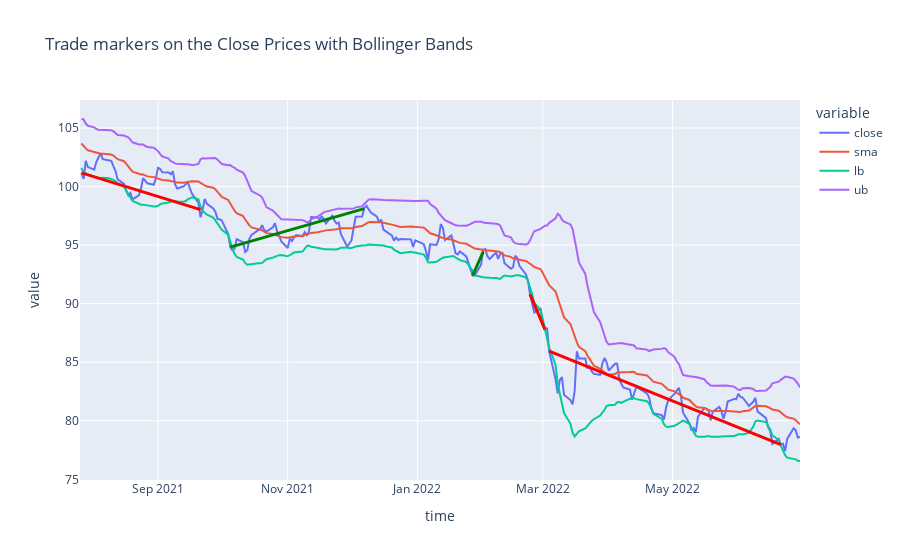

The cell this chart's notebook holds for it:
### Code cell
# Plot bollinger bands with the close price with the trades
fig = px.line(df, title= "Trade markers on the Close Prices with Bollinger Bands", x='time', y=['close', 'sma', 'lb', 'ub'])

# Adding trades to plots
for i, position in result.iterrows():
    if position.status == 'closed':
        fig.add_shape(type="line",
            x0=position.open_datetime, y0=position.open_price, x1=position.close_datetime, y1=position.close_price,
            line=dict(
                color="green" if position.profit >= 0 else "red",
                width=3)
            )
fig

### Figure 1 — Plotly figure (JSON) as saved in the notebook; plotly's stock layout.template omitted (floating-point values rounded to 4 significant figures; data arrays with more than 128 entries replaced by an {"elided": "..."} marker saying what was removed)
{"data": [{"hovertemplate": "variable=close<br>time=%{x}<br>value=%{y}<extra></extra>", "legendgroup": "close", "line": {"color": "#636efa", "dash": "solid"}, "marker": {"symbol": "circle"}, "mode": "lines", "name": "close", "orientation": "v", "showlegend": true, "type": "scatter", "x": {"elided": "235 str values"}, "xaxis": "x", "y": {"elided": "235 float values"}, "yaxis": "y"}, {"hovertemplate": "variable=sma<br>time=%{x}<br>value=%{y}<extra></extra>", "legendgroup": "sma", "line": {"color": "#EF553B", "dash": "solid"}, "marker": {"symbol": "circle"}, "mode": "lines", "name": "sma", "orientation": "v", "showlegend": true, "type": "scatter", "x": {"elided": "235 str values"}, "xaxis": "x", "y": {"elided": "235 float values"}, "yaxis": "y"}, {"hovertemplate": "variable=lb<br>time=%{x}<br>value=%{y}<extra></extra>", "legendgroup": "lb", "line": {"color": "#00cc96", "dash": "solid"}, "marker": {"symbol": "circle"}, "mode": "lines", "name": "lb", "orientation": "v", "showlegend": true, "type": "scatter", "x": {"elided": "235 str values"}, "xaxis": "x", "y": {"elided": "235 float values"}, "yaxis": "y"}, {"hovertemplate": "variable=ub<br>time=%{x}<br>value=%{y}<extra></extra>", "legendgroup": "ub", "line": {"color": "#ab63fa", "dash": "solid"}, "marker": {"symbol": "circle"}, "mode": "lines", "name": "ub", "orientation": "v", "showlegend": true, "type": "scatter", "x": {"elided": "235 str values"}, "xaxis": "x", "y": {"elided": "235 float values"}, "yaxis": "y"}], "layout": {"autosize": true, "legend": {"title": {"text": "variable"}, "tracegroupgap": 0}, "shapes": [{"line": {"color": "red", "width": 3}, "type": "line", "x0": "2021-07-27T00:00:00", "x1": "2021-09-21T00:00:00", "y0": 101.2, "y1": 98.04}, {"line": {"color": "green", "width": 3}, "type": "line", "x0": "2021-10-05T00:00:00", "x1": "2021-12-07T00:00:00", "y0": 94.83, "y1": 98.12}, {"line": {"color": "green", "width": 3}, "type": "line", "x0": "2022-01-27T00:00:00", "x1": "2022-02-01T00:00:00", "y0": 92.41, "y1": 94.45}, {"line": {"color": "red", "width": 3}, "type": "line", "x0": "2022-02-23T00:00:00", "x1": "2022-03-02T00:00:00", "y0": 90.8, "y1": 87.81}, {"line": {"color": "red", "width": 3}, "type": "line", "x0": "2022-03-04T00:00:00", "x1": "2022-06-21T00:00:00", "y0": 85.95, "y1": 77.95}], "title": {"text": "Trade markers on the Close Prices with Bollinger Bands"}, "xaxis": {"anchor": "y", "autorange": true, "domain": [0, 1], "range": ["2021-07-26 13:24:52.301", "2022-06-30"], "title": {"text": "time"}, "type": "date"}, "yaxis": {"anchor": "x", "autorange": true, "domain": [0, 1], "range": [74.94, 107.4], "title": {"text": "value"}, "type": "linear"}}}
